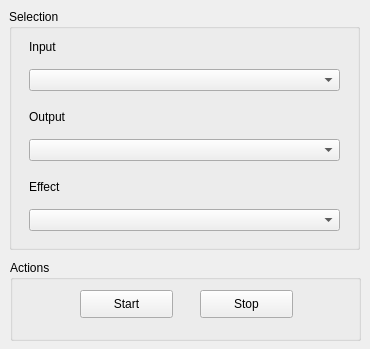
<?xml version="1.0" encoding="UTF-8"?>
<ui version="4.0">
 <class>MainWindow</class>
 <widget class="QMainWindow" name="MainWindow">
  <property name="geometry">
   <rect>
    <x>0</x>
    <y>0</y>
    <width>370</width>
    <height>349</height>
   </rect>
  </property>
  <property name="windowTitle">
   <string>MainWindow</string>
  </property>
  <widget class="QWidget" name="centralwidget">
   <widget class="QGroupBox" name="selectionBox">
    <property name="geometry">
     <rect>
      <x>9</x>
      <y>9</y>
      <width>351</width>
      <height>241</height>
     </rect>
    </property>
    <property name="title">
     <string>Selection</string>
    </property>
    <widget class="QLabel" name="lblInput">
     <property name="geometry">
      <rect>
       <x>20</x>
       <y>30</y>
       <width>55</width>
       <height>16</height>
      </rect>
     </property>
     <property name="text">
      <string>Input</string>
     </property>
    </widget>
    <widget class="QComboBox" name="inputCombo">
     <property name="geometry">
      <rect>
       <x>20</x>
       <y>60</y>
       <width>311</width>
       <height>22</height>
      </rect>
     </property>
    </widget>
    <widget class="QLabel" name="lblOutput">
     <property name="geometry">
      <rect>
       <x>20</x>
       <y>100</y>
       <width>55</width>
       <height>16</height>
      </rect>
     </property>
     <property name="text">
      <string>Output</string>
     </property>
    </widget>
    <widget class="QComboBox" name="outputCombo">
     <property name="geometry">
      <rect>
       <x>20</x>
       <y>130</y>
       <width>311</width>
       <height>22</height>
      </rect>
     </property>
    </widget>
    <widget class="QLabel" name="lblEffect">
     <property name="geometry">
      <rect>
       <x>20</x>
       <y>170</y>
       <width>55</width>
       <height>16</height>
      </rect>
     </property>
     <property name="text">
      <string>Effect</string>
     </property>
    </widget>
    <widget class="QComboBox" name="effectCombo">
     <property name="geometry">
      <rect>
       <x>20</x>
       <y>200</y>
       <width>311</width>
       <height>22</height>
      </rect>
     </property>
    </widget>
   </widget>
   <widget class="QGroupBox" name="actionsBox">
    <property name="geometry">
     <rect>
      <x>10</x>
      <y>260</y>
      <width>351</width>
      <height>81</height>
     </rect>
    </property>
    <property name="title">
     <string>Actions</string>
    </property>
    <widget class="QPushButton" name="startBtn">
     <property name="geometry">
      <rect>
       <x>70</x>
       <y>30</y>
       <width>93</width>
       <height>28</height>
      </rect>
     </property>
     <property name="text">
      <string>Start</string>
     </property>
    </widget>
    <widget class="QPushButton" name="stopBtn">
     <property name="geometry">
      <rect>
       <x>190</x>
       <y>30</y>
       <width>93</width>
       <height>28</height>
      </rect>
     </property>
     <property name="text">
      <string>Stop</string>
     </property>
    </widget>
   </widget>
  </widget>
 </widget>
 <resources/>
 <connections/>
</ui>
